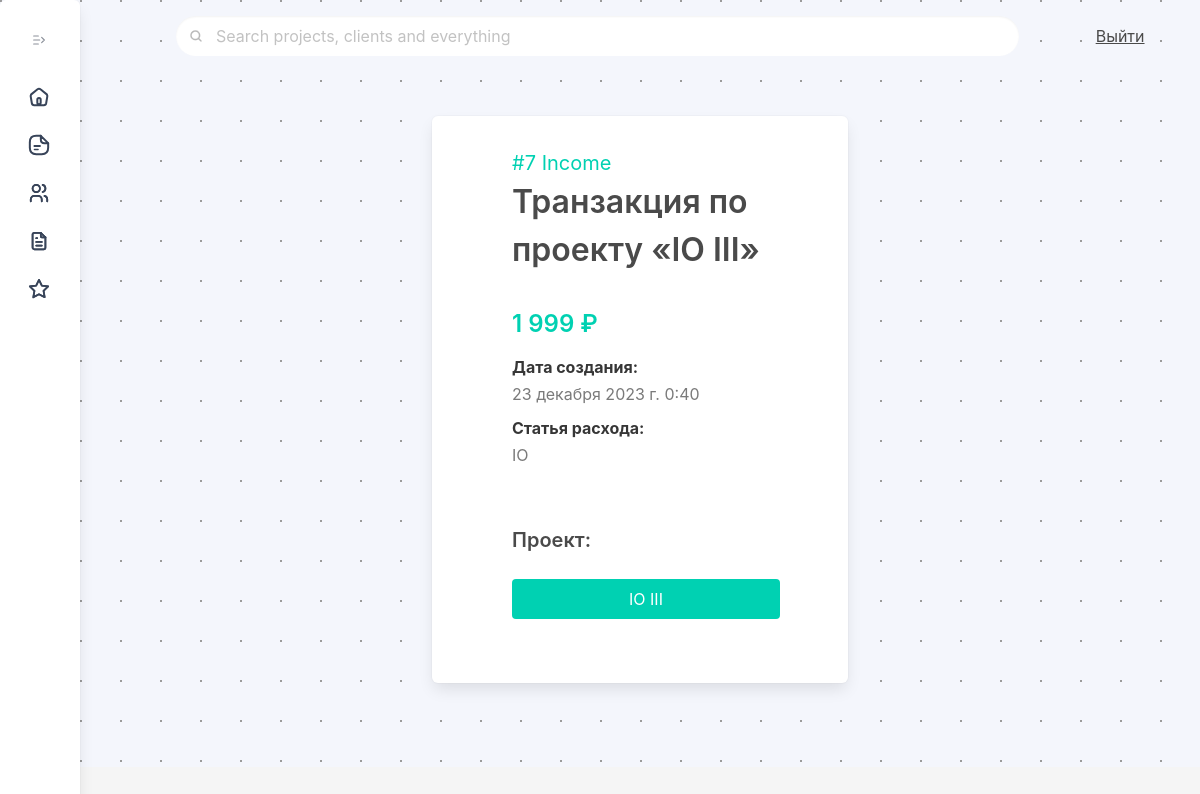
Page /finance/7 on the committed database.
### finance/models.py (models this page shows, shortened)
class Transaction(models.Model):
    INCOME = 'INC'
    OUTCOME = 'OUT'
    SALARY = 'SAL'
    FLOW_CHOICES = [
        (INCOME, 'Income'),
        (OUTCOME, 'Outcome'),
        (SALARY, 'Salary'),
    ]
    item = models.CharField(max_length = 512)
    amount = models.IntegerField()
    flow = models.CharField(max_length=3, choices=FLOW_CHOICES, default=INCOME)
    project = models.ForeignKey(Project, verbose_name=("Project"), on_delete=models.CASCADE, related_name='transaction')
    transaction_date = models.DateTimeField(blank=True, null=True)

### ipmalpha/models.py (models this page shows, shortened)
class Project(models.Model):
    project_name = models.CharField(max_length=512, unique = True)
    def __str__(self):
        return self.project_name
    project_created = models.DateTimeField(null=True, default=timezone.now)
    project_finished = models.DateTimeField(null=True)
    project_status = models.ForeignKey(Status, on_delete=models.CASCADE, null=True, default="Draft")
    project_client = models.ForeignKey(Client, on_delete=models.CASCADE, null=True, related_name='project')
    project_product = models.CharField(max_length=512)
    project_sum = models.IntegerField(default=0)
    def get_absolute_url(self):
        return reverse("project_view", kwargs={'pk': self.pk})
    class Meta:
        ordering = ["pk"]
        verbose_name = "project"
        verbose_name_plural = "projects"
    pass

### finance/views.py (the view)
# urls.py: path("finance/<slug:pk>", TransactionDetailView.as_view(), name="transaction_view"),
class TransactionDetailView(DetailView):
    model = Transaction
    template_name = "transaction_view.html"
    def get_context_data(self, **kwargs):
        context = super(TransactionDetailView, self).get_context_data(**kwargs)
        context['transactionsall'] = Transaction.objects.all()
        return context

### templates/transaction_view.html (shortened to what this page needs)
{% extends 'main/index.html' %}
{% load static %}
{% load humanize %}
{% block content %}
<div class="column is-3">
</div>
<div class="column is-6 py-6 px-6">
        <div class="box has-background-white pb-6">
            <div class="px-6">
            <p class="pl-3 is-size-5 pt-3
            {% if object.flow == 'INC' %}
            has-text-primary
            {% elif object.flow == 'OUT' %}
            has-text-danger
            {% else %}
            has-text-info
            {% endif %}
            " style=""> #{{object.id}} {{object.get_flow_display}}</p>
            <h1 class="is-size-3 pl-3 has-text-weight-semibold pb-5">Транзакция по проекту «{{object.project}}»</h1>
            <div class="pl-3">
                <h1 class="is-size-4 has-text-weight-semibold pb-3
                {% if object.flow == 'INC' %}
            has-text-primary
            {% elif object.flow == 'OUT' %}
            has-text-danger
            {% else %}
            has-text-info
            {% endif %}">{{object.amount|intcomma}} ₽ </h1>
                <p class="has-text-grey client-info-15 mb-2" style=""> <strong>Дата создания:</strong> <br/>{{object.transaction_date}}</p>
                <p class="has-text-grey client-info-15 mb-2" style=""> <strong>Статья расхода:</strong> <br/>{{object.item}}</p>
                <p class="has-text-grey client-info-30 mb-2" style="">
                    <h1 class="is-size-5 has-text-weight-semibold pt-6 pb-2">Проект:</h1>
                </p>
                <a class="button is-fullwidth is-primary my-4" href="{{object.project.get_absolute_url}}">
                    {{object.project}}
                </a>
            </div>
        </div>
    </div>
</div>
<div class="column is-3">
</div>
{% endblock %}

### static/css/styles.css (style rules this page uses)
html { background: #F4F6FC; background-image: radial-gradient(#9B9B9B 1px, transparent 0); background-size: 40px 40px; background-position: -19px -19px; }
.client-info-30 { line-height: 30pt; }
.client-info-15 { line-height: 20pt; }

### rows in the picture
Transaction: id "7", flow "Income", project "IO III", amount "1 999", transaction_date "23 декабря 2023 г. 0:40", item "IO"
